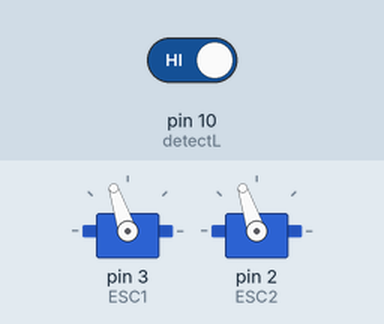
A sketch run on a simulated Arduino Uno, built with avr-gcc and run on an emulated ATmega328P. Shown: 2 × servo. The inputs (shaded band) are chosen by the test bench; at power-on: pin 10 (detectL) HIGH.

Above: at 1.2 s.
1.3 s: pin 10 (detectL) driven LOW
At 1.7 s:
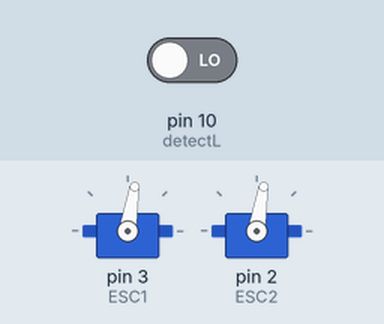
4.3 s: pin 10 (detectL) driven HIGH
At 5.6 s:
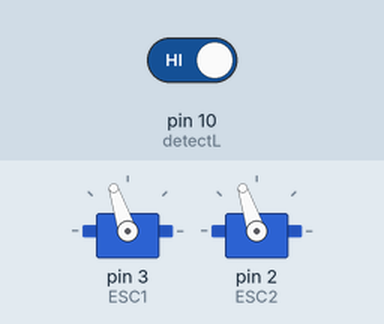
Timing chart, 0 to 7.3 s (numbered marks = the images above; inputs shaded):
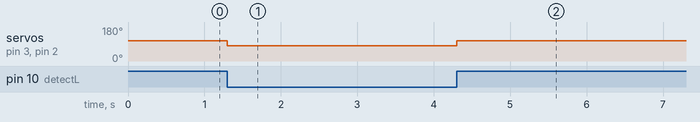

The sketch:

setup.ino
```cpp
#include <Servo.h>;
Servo ESC1;
Servo ESC2;
const int trigPinF = 5;
const int echoPinF = 4;
int pos = 0; //Sets position variable
#define detectL 10

void arm(){

setSpeed(0,0); //Sets speed variable delay(1000);

}

void setSpeed(int speed1, int speed2){

int angle1 = map(speed1, -100, 100 , 0, 180); //Sets servo positions to different speeds ESC1.write(angle);
ESC1.write(angle1);

int angle2 = map(speed2, -100, 100 , 0, 180); //Sets servo positions to different speeds ESC1.write(angle);
ESC2.write(angle2);
}

void setup() {

ESC1.attach(3, 1000, 2000); //Adds ESC to certain pin.
ESC2.attach(2, 1000, 2000);
pinMode(trigPinF, OUTPUT);
pinMode(echoPinF, INPUT);
pinMode(detectL,INPUT);
}


float ultro(const int tri, const int echo){
  float result;
  float duration;
  digitalWrite(tri, LOW);
  delayMicroseconds(2);
  digitalWrite(tri, HIGH);
  delayMicroseconds(10);
  digitalWrite(tri, LOW);
  duration = pulseIn(echo, HIGH);

  result = (duration*.0343)/2;
  Serial.print("Distance: ");
  Serial.println(result);

  return result;
}


void loop() {

int speed; //Implements speed variable

// for(speed = 0; speed <= 40; speed += 5) { //Cycles speed up to 70% power for 1 second

// setSpeed(speed); //Creates variable for speed to be used in in for loop

// delay(1000);

// }


//delay(3000); //Stays on for 4 seconds

// for(speed = 40; speed > 0; speed -= 5) { // Cycles speed down to 0% power for 1 second

// setSpeed(speed); delay(1000);

// }

//======ultra sensor测试==========
// float disF = ultro(trigPinF, echoPinF);
// if(disF < 40){
//   setSpeed(0,0);
//   Serial.println("stop");
// } else{
//   setSpeed(20,20);
//   Serial.println("run");
// }


//============ir sensor测试==============
if(! digitalRead(detectL)){
  setSpeed(-10,-10);
  delay(600);
  setSpeed(0,0);
} else{
  setSpeed(20,20);
}
//======================================


//setSpeed(22,20);
//setSpeed(0,0); //Sets speed variable to zero no matter what

//delay(3000); //Turns off for 1 second

}
```

Measured:
- after the input at 1.3 s, servo on pin 3 (ESC1), servo on pin 2 (ESC2): 108° → 81° at once
- after the input at 4.3 s, servo on pin 3 (ESC1), servo on pin 2 (ESC2): 81° → 108° at once
